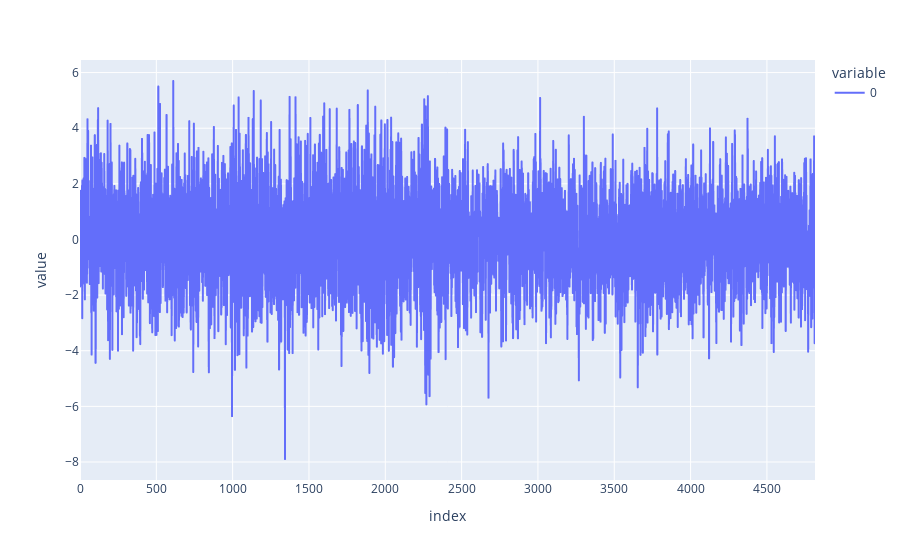

The notebook cell this image was saved under:
### Code cell
px.line(X_train_bior[3])

### Figure 1 — Plotly figure (JSON) as saved in the notebook; plotly's stock layout.template omitted (floating-point values rounded to 4 significant figures; data arrays with more than 128 entries replaced by an {"elided": "..."} marker saying what was removed)
{"data": [{"hovertemplate": "variable=0<br>index=%{x}<br>value=%{y}<extra></extra>", "legendgroup": "0", "line": {"color": "#636efa", "dash": "solid"}, "marker": {"symbol": "circle"}, "mode": "lines", "name": "0", "showlegend": true, "type": "scattergl", "x": {"elided": "4816 int values"}, "xaxis": "x", "y": {"elided": "4816 float values"}, "yaxis": "y"}], "layout": {"legend": {"title": {"text": "variable"}, "tracegroupgap": 0}, "margin": {"t": 60}, "xaxis": {"anchor": "y", "domain": [0, 1], "title": {"text": "index"}}, "yaxis": {"anchor": "x", "domain": [0, 1], "title": {"text": "value"}}}}
